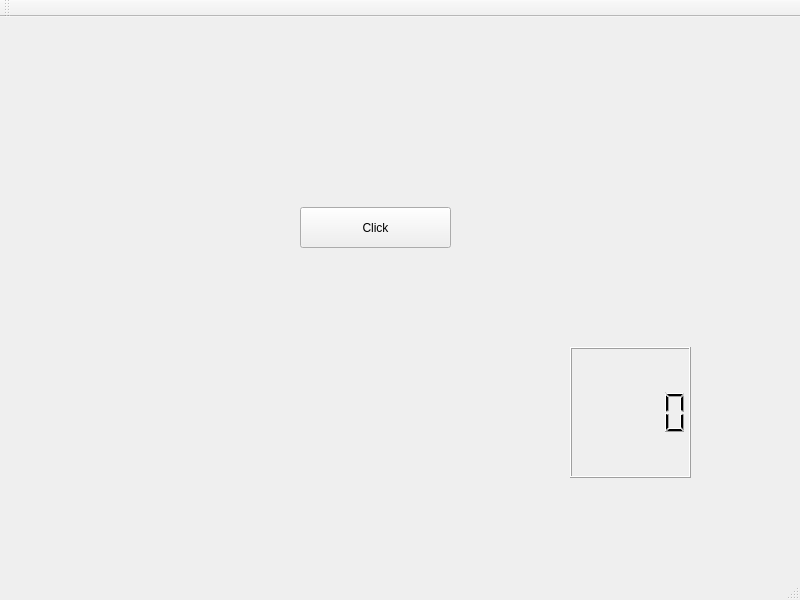
<?xml version="1.0" encoding="UTF-8"?>
<ui version="4.0">
 <class>MainWindow</class>
 <widget class="QMainWindow" name="MainWindow">
  <property name="geometry">
   <rect>
    <x>0</x>
    <y>0</y>
    <width>800</width>
    <height>600</height>
   </rect>
  </property>
  <property name="windowTitle">
   <string>MainWindow</string>
  </property>
  <widget class="QWidget" name="centralwidget">
   <widget class="QPushButton" name="pushButton">
    <property name="geometry">
     <rect>
      <x>300</x>
      <y>190</y>
      <width>151</width>
      <height>41</height>
     </rect>
    </property>
    <property name="text">
     <string>Click</string>
    </property>
   </widget>
   <widget class="QLabel" name="label">
    <property name="geometry">
     <rect>
      <x>290</x>
      <y>290</y>
      <width>201</width>
      <height>31</height>
     </rect>
    </property>
    <property name="text">
     <string/>
    </property>
   </widget>
   <widget class="QLCDNumber" name="lcdNumber">
    <property name="geometry">
     <rect>
      <x>570</x>
      <y>330</y>
      <width>121</width>
      <height>131</height>
     </rect>
    </property>
   </widget>
  </widget>
  <widget class="QStatusBar" name="statusbar"/>
  <widget class="QToolBar" name="toolBar">
   <property name="windowTitle">
    <string>toolBar</string>
   </property>
   <attribute name="toolBarArea">
    <enum>TopToolBarArea</enum>
   </attribute>
   <attribute name="toolBarBreak">
    <bool>false</bool>
   </attribute>
  </widget>
  <widget class="QMenuBar" name="menuBar">
   <property name="geometry">
    <rect>
     <x>0</x>
     <y>0</y>
     <width>800</width>
     <height>26</height>
    </rect>
   </property>
  </widget>
 </widget>
 <resources/>
 <connections/>
</ui>
